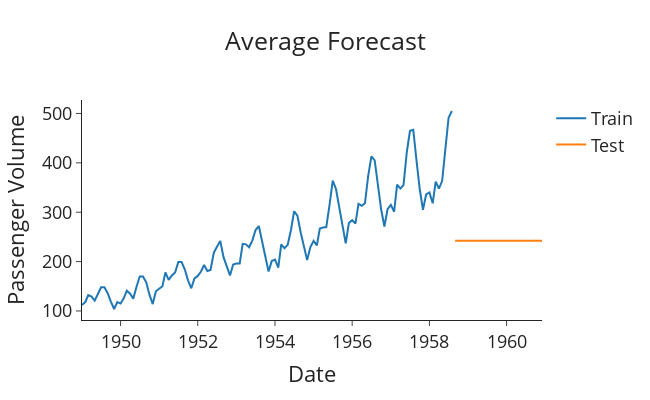

The cell this chart's notebook holds for it:
### Code cell
plot_func(test['mean_forecast'], 'Average Forecast')
